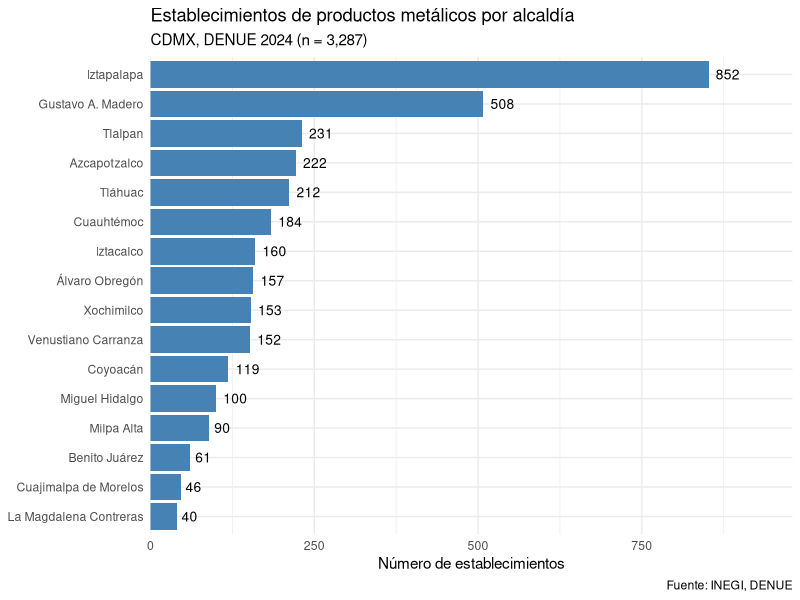
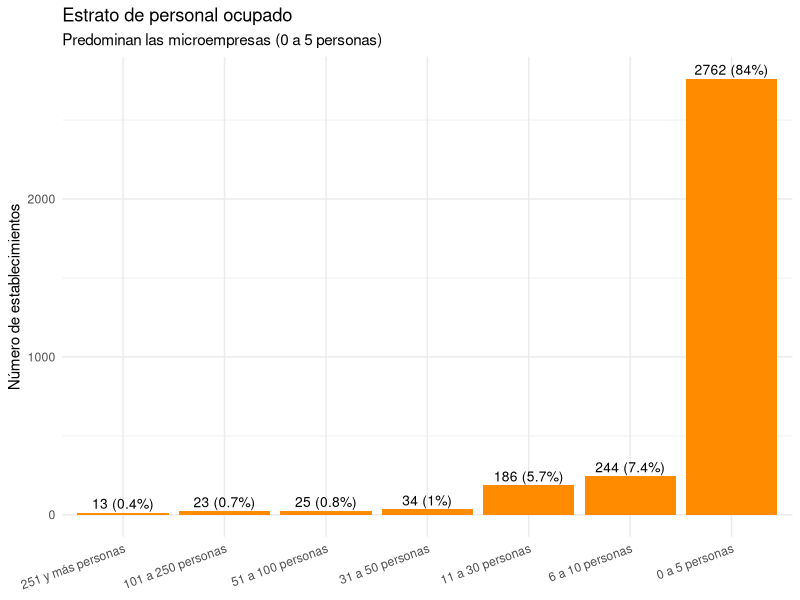
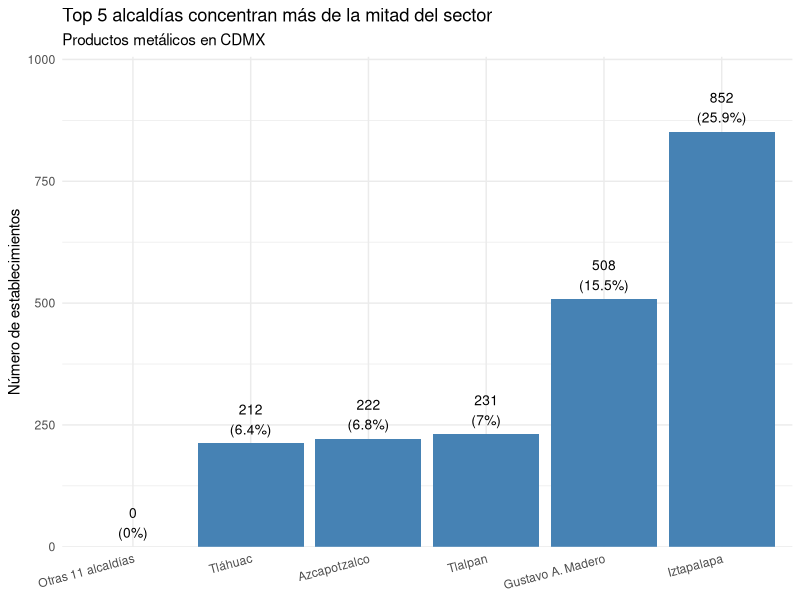

These figures' R source, in order:
## ---- chunk 1
knitr::opts_chunk$set(echo = TRUE, warning = FALSE, message = FALSE, comment = "##")
knitr::opts_knit$set(root.dir = "/Users/franciscotamayo/Desktop/ProgramacionParaEconomistas")
## ---- chunk 2
library(tidyverse)
library(readr)
## ---- chunk 3
getwd()
file.exists("INEGI_DENUE_02072026.csv")
list.files()
## ---- chunk 4
unzip("INEGI_DENUE_1.zip")

guess_encoding("INEGI_DENUE_02072026.csv")
## ---- chunk 5
denue <- read_csv("INEGI_DENUE_02072026.csv",
                  locale = locale(encoding = "LATIN1"),
                  show_col_types = FALSE)

nrow(denue)
## ---- chunk 6
nrow(denue)
## ---- chunk 7
tabla_alcaldias <- denue %>%
  count(Municipio, sort = TRUE) %>%
  mutate(pct = round(100 * n / sum(n), 1)) %>%
  rename(alcaldia = Municipio, establecimientos = n)

tabla_alcaldias
## ---- chunk 8
tabla_tamano <- denue %>%
  count(`Descripcion estrato personal ocupado`, sort = TRUE) %>%
  mutate(pct = round(100 * n / sum(n), 1)) %>%
  rename(estrato = `Descripcion estrato personal ocupado`,
         establecimientos = n)

tabla_tamano
## ---- chunk 9
tabla_actividad <- denue %>%
  count(`Nombre de clase de la actividad`, sort = TRUE) %>%
  mutate(pct = round(100 * n / sum(n), 1)) %>%
  rename(actividad = `Nombre de clase de la actividad`,
         establecimientos = n)

tabla_actividad
## ---- chunk 10
denue %>%
  count(Municipio, sort = TRUE) %>%
  mutate(Municipio = reorder(Municipio, n)) %>%
  ggplot(aes(x = n, y = Municipio)) +
  geom_col(fill = "steelblue") +
  geom_text(aes(label = n), hjust = -0.3, size = 3.5) +
  scale_x_continuous(expand = expansion(mult = c(0, 0.15))) +
  labs(
    title    = "Establecimientos de productos metálicos por alcaldía",
    subtitle = "CDMX, DENUE 2024 (n = 3,287)",
    x        = "Número de establecimientos",
    y        = NULL,
    caption  = "Fuente: INEGI, DENUE"
  ) +
  theme_minimal()
## ---- chunk 11
denue %>%
  count(`Descripcion estrato personal ocupado`) %>%
  mutate(
    `Descripcion estrato personal ocupado` = reorder(
      `Descripcion estrato personal ocupado`, n
    ),
    pct = round(100 * n / sum(n), 1)
  ) %>%
  ggplot(aes(x = `Descripcion estrato personal ocupado`, y = n)) +
  geom_col(fill = "darkorange") +
  geom_text(aes(label = paste0(n, " (", pct, "%)")),
            vjust = -0.4, size = 3.5) +
  labs(
    title    = "Estrato de personal ocupado",
    subtitle = "Predominan las microempresas (0 a 5 personas)",
    x        = NULL,
    y        = "Número de establecimientos"
  ) +
  theme_minimal() +
  theme(axis.text.x = element_text(angle = 20, hjust = 1))
## ---- chunk 12
top5 <- tabla_alcaldias %>%
  slice_max(establecimientos, n = 5)

otras <- tabla_alcaldias %>%
  slice_max(establecimientos, n = 5) %>%
  anti_join(tabla_alcaldias, by = "alcaldia")

grafica_top5 <- bind_rows(
  top5,
  tibble(
    alcaldia         = "Otras 11 alcaldías",
    establecimientos = sum(otras$establecimientos),
    pct              = round(100 * sum(otras$establecimientos) / sum(tabla_alcaldias$establecimientos), 1)
  )
)

grafica_top5 %>%
  mutate(alcaldia = reorder(alcaldia, establecimientos)) %>%
  ggplot(aes(x = alcaldia, y = establecimientos, fill = alcaldia == "Otras 11 alcaldías")) +
  geom_col(show.legend = FALSE) +
  geom_text(aes(label = paste0(establecimientos, "\n(", pct, "%)")),
            vjust = -0.3, size = 3.5) +
  scale_fill_manual(values = c("FALSE" = "steelblue", "TRUE" = "gray70")) +
  scale_y_continuous(expand = expansion(mult = c(0, 0.18))) +
  labs(
    title    = "Top 5 alcaldías concentran más de la mitad del sector",
    subtitle = "Productos metálicos en CDMX",
    x        = NULL,
    y        = "Número de establecimientos"
  ) +
  theme_minimal() +
  theme(axis.text.x = element_text(angle = 15, hjust = 1))
